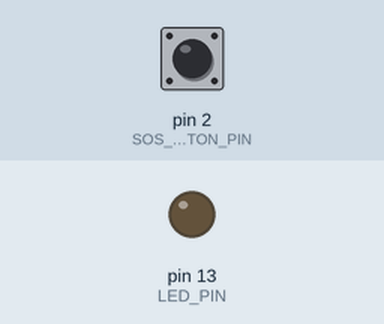
A sketch run on a simulated Arduino Uno, built with avr-gcc and run on an emulated ATmega328P. On the bench: output pins drawn as LEDs (lit = HIGH). The inputs (shaded band) are chosen by the test bench; at power-on: pin 2 (SOS_BUTTON_PIN) HIGH.

Above: at 1.2 s.
1.3 s: pin 2 (SOS_BUTTON_PIN) pulled LOW for 0.15 s
At 1.6 s:
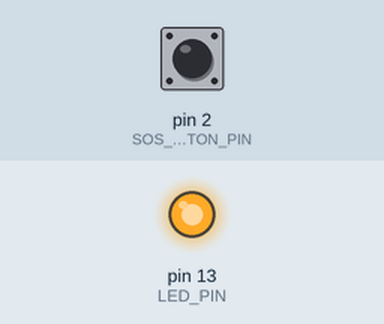
Timing chart, 0 to 4.3 s (numbered marks = the images above; inputs shaded):
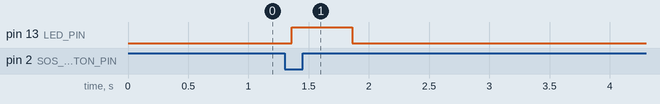

Measured:
- after the input at 1.3 s, pin 13 (LED_PIN): LOW → HIGH after 0.06 s, → LOW 0.50 s later

The sketch:

wearable_panic_band.ino
```cpp
// Wearable SOS Band Prototype Firmware (stub)
// Purpose: detect SOS button press and transmit LoRa emergency packet.

const int SOS_BUTTON_PIN = 2;
const int LED_PIN = 13;
const unsigned long SOS_BUTTON_DEBOUNCE_MS = 60;
const unsigned long LED_FLASH_MS = 500;
bool lastRawState = HIGH;
bool stableButtonState = HIGH;
unsigned long lastDebounceAt = 0;
unsigned long ledOnAt = 0;
bool ledActive = false;

void setup() {
  pinMode(SOS_BUTTON_PIN, INPUT_PULLUP);
  pinMode(LED_PIN, OUTPUT);
  // TODO: initialize LoRa radio and GPS (if available)
}

void triggerSOS() {
  digitalWrite(LED_PIN, HIGH);
  ledOnAt = millis();
  ledActive = true;
  // TODO: build and send SOS payload: band_id, timestamp, gps, battery
}

void loop() {
  bool rawState = digitalRead(SOS_BUTTON_PIN);
  unsigned long now = millis();

  if (rawState != lastRawState) {
    lastRawState = rawState;
    lastDebounceAt = now;
  }

  if ((unsigned long)(now - lastDebounceAt) >= SOS_BUTTON_DEBOUNCE_MS && stableButtonState != rawState) {
    stableButtonState = rawState;
    if (stableButtonState == LOW) triggerSOS();
  }

  if (ledActive && (unsigned long)(now - ledOnAt) >= LED_FLASH_MS) {
    digitalWrite(LED_PIN, LOW);
    ledActive = false;
  }
}
```
